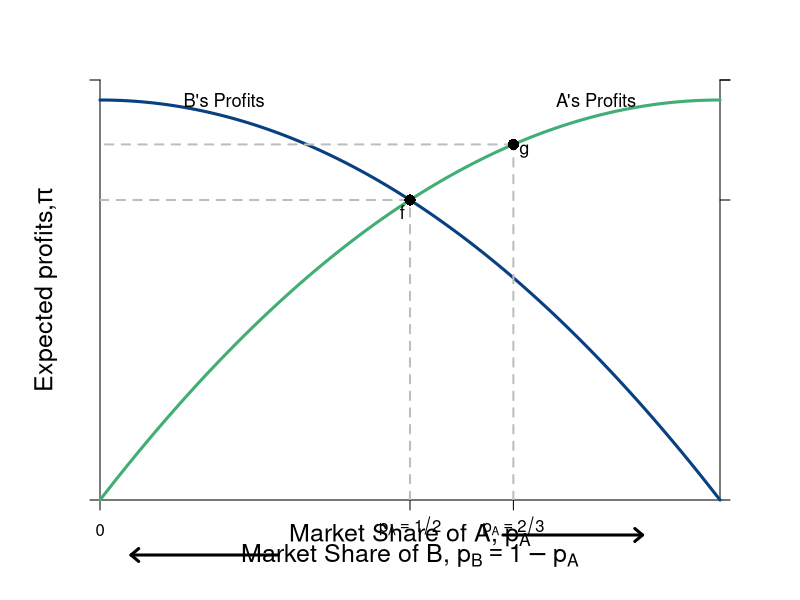

This figure's R source:
#Graph Designer: Simon Halliday
#Authors: Bowles, Foley and Halliday
#Title: Coordination, Conflict and Competition: A Text in Microeconomics
library(shape)
pdf(file = "competitionmarkets/winner_take_all.pdf", width = 10, height = 8)

#Set parameters for graphics
axislabelsize <- 1.5
labelsize <- 1.1
graphlinewidth <- 3
segmentlinewidth <- 2

COL <- c("#7fc97f", "#beaed4", "#fdc086", "#ffff99", "#386cb0", "#f0027f", "#bf5b17", "#666666")
COLA <- c("#e0f3db", "#99d8c9","#66c2a4","#41ae76", "#238b45", "#005824")
COLB <- c("#4eb3d3", "#2b8cbe", "#0868ac","#084081")

#Edited the margins to cater for the larger LHS labels
par(mar =  c(5, 5, 4, 4))

#proportion of wealth functions

value_B <- function(x){
  40 -  (1/40)*x^2
}

value_A <- function(x){
  2*x - (1/40)*x^2
}


#Add limits on axes and levels of utility for each function 
ylims <- c(0, 42)
xlims <- c(0, 40)

npts <- 501 
x <- seq(xlims[1], xlims[2], length.out = npts)
y <- seq(ylims[1], ylims[2], length.out = npts) 

plot(0, 0, xlim = xlims, ylim = ylims, type = "n",
     xlab = expression(paste("")),
     ylab = expression(paste("")), 
     xaxt = "n", 
     yaxt = "n", 
     cex.lab = axislabelsize, 
     bty = "n", 
     xaxs="i", 
     yaxs="i"
)

#x and y limits with plain axes without ticks/numbers to match previous graph; y axes on both sides

ticksx <- c(0, 20, 26.67, 42)
xlabels <- c(0, expression(paste(p[A] == 1/2)),expression(paste(p[A] == 2/3)), 1)
ticksy <- c(ylims[1], ylims[2])
ylabels <- c(NA, NA)
ticksy2 <- c(ylims[1], 30, 42, ylims[2])
ylabels2 <- seq(from = 0, to = ylims[2], by = 10)


axis(1, at = ticksx,  pos = 0, labels = xlabels)
axis(2, at = ticksy,  pos = 0, labels = ylabels, las = 1)
axis(4, at = ticksy2, pos = xlims[2], labels = FALSE,las=1)


npts <- 503 
xx1 <- seq(xlims[1], xlims[2], length.out = npts)
xx2 <- seq(0, xlims[2], length.out = npts)
xx3 <- seq(xlims[1], 0, length.out = npts)
xx4 <- seq(-11, 0, length.out = npts)

#Axis labels and draw linear utility functions
text(xlims[2]*0.5, -3.5, expression(paste("Market Share of A, ", p[A])), xpd = TRUE, cex = axislabelsize)
text(xlims[2]*0.5, -5.5, expression(paste("Market Share of B, ", p[B] == 1 - p[A])), xpd = TRUE, cex = axislabelsize)
text(-3.5, 0.5*ylims[2], expression(paste("Expected profits,", pi)), xpd = TRUE, cex = axislabelsize, srt = 90) 
# 
# 
# text(41, ylims[2], expression(paste(4)), xpd = TRUE, cex = labelsize) 
# text(41, 0.75*ylims[2], expression(paste(3)), xpd = TRUE, cex = labelsize) 
# 
lines(xx1, value_A(xx1), col = COLA[4], lwd = graphlinewidth, xpd = TRUE)
lines(xx1, value_B(xx1), col = COLB[4], lwd = graphlinewidth, xpd = TRUE)

#Axis arrow
arrows(26, -3.5, 35, -3.5, xpd = TRUE, length=0.1,angle=40,lwd=3)
arrows(11.5, -5.5, 2, -5.5, xpd = TRUE, length=0.1,angle=40,lwd=3)

# 
# #Label points on line
# 
text(20 - 0.5, value_A(20) - 1.2, expression(paste("f")), cex = labelsize)
segments(20, 0, 20, value_A(20), lty = 2, col = "gray", lwd = segmentlinewidth)
segments(0, value_A(20), 20, value_A(20), lty = 2, col = "gray", lwd = segmentlinewidth)
points(20, value_A(20), pch = 16, col = "black", cex = 1.5)

text(26.67 + 0.7, value_A(26.67) - 0.7, expression(paste("g")), cex = labelsize)
segments(26.67, value_A(26.67), 0, value_A(26.67), lty = 2, col = "gray", lwd = segmentlinewidth)
segments(26.67, 0,26.67, value_A(26.67), lty = 2, col = "gray", lwd = segmentlinewidth)
points(26.67, value_A(26.67), pch = 16, col = "black", cex = 1.5)

# # text(33 + 0.7, 7 + 0.7, expression(paste("h")), cex = labelsize)
# # segments(33, 7, 0, 7, lty = 2, col = "gray", lwd = segmentlinewidth)
# # points(33, 7, pch = 16, col = "black", cex = 1.5)
# 
# 
# #Label values
text(32, 40, expression(paste("A's Profits")), xpd = TRUE, cex = labelsize)
text(8, 40, expression(paste("B's Profits")),  xpd = TRUE, cex = labelsize)
# 
# 
# #Risk Dominant Strategy
# text(17, 36.5, expression(paste("Strategy with higher")), xpd = TRUE, cex = labelsize)
# text(17, 35, expression(paste("expected payoff at ", p == 1/2)), xpd = TRUE, cex = labelsize)
# text(17, 33.5, expression(paste("is risk-dominant")), xpd = TRUE, cex = labelsize)
# Arrows(20, 32.5, 20, value_A(20) + 1.5, col = "black", lty = 1, lwd = 2, code = 2, arr.type = "triangle", arr.lwd = 0.5)
# 
# #Equal expected payoffs
# text(29, 35, expression(paste("Equal expected")), xpd = TRUE, cex = labelsize)
# text(29, 33.5, expression(paste("payoffs at ", p == 2/3)), xpd = TRUE, cex = labelsize)
# Arrows(26.67, 32.5, 26.67, value_A(26.67) + 1.5, col = "black", lty = 1, lwd = 2, code = 2, arr.type = "triangle", arr.lwd = 0.5)


dev.off()
